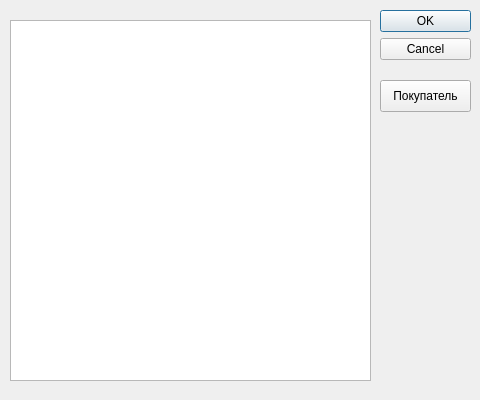
<?xml version="1.0" encoding="UTF-8"?>
<ui version="4.0">
 <class>Tourbook</class>
 <widget class="QDialog" name="Tourbook">
  <property name="geometry">
   <rect>
    <x>0</x>
    <y>0</y>
    <width>480</width>
    <height>400</height>
   </rect>
  </property>
  <property name="windowTitle">
   <string>Dialog</string>
  </property>
  <widget class="QDialogButtonBox" name="buttonBox">
   <property name="geometry">
    <rect>
     <x>380</x>
     <y>10</y>
     <width>91</width>
     <height>621</height>
    </rect>
   </property>
   <property name="orientation">
    <enum>Qt::Vertical</enum>
   </property>
   <property name="standardButtons">
    <set>QDialogButtonBox::Cancel|QDialogButtonBox::Ok</set>
   </property>
  </widget>
  <widget class="QTextEdit" name="textEdit">
   <property name="geometry">
    <rect>
     <x>10</x>
     <y>20</y>
     <width>361</width>
     <height>361</height>
    </rect>
   </property>
   <property name="readOnly">
    <bool>true</bool>
   </property>
  </widget>
  <widget class="QPushButton" name="client">
   <property name="geometry">
    <rect>
     <x>380</x>
     <y>80</y>
     <width>91</width>
     <height>32</height>
    </rect>
   </property>
   <property name="text">
    <string>Покупатель</string>
   </property>
  </widget>
 </widget>
 <resources/>
 <connections>
  <connection>
   <sender>buttonBox</sender>
   <signal>accepted()</signal>
   <receiver>Tourbook</receiver>
   <slot>accept()</slot>
   <hints>
    <hint type="sourcelabel">
     <x>248</x>
     <y>254</y>
    </hint>
    <hint type="destinationlabel">
     <x>157</x>
     <y>274</y>
    </hint>
   </hints>
  </connection>
  <connection>
   <sender>buttonBox</sender>
   <signal>rejected()</signal>
   <receiver>Tourbook</receiver>
   <slot>reject()</slot>
   <hints>
    <hint type="sourcelabel">
     <x>316</x>
     <y>260</y>
    </hint>
    <hint type="destinationlabel">
     <x>286</x>
     <y>274</y>
    </hint>
   </hints>
  </connection>
 </connections>
</ui>
